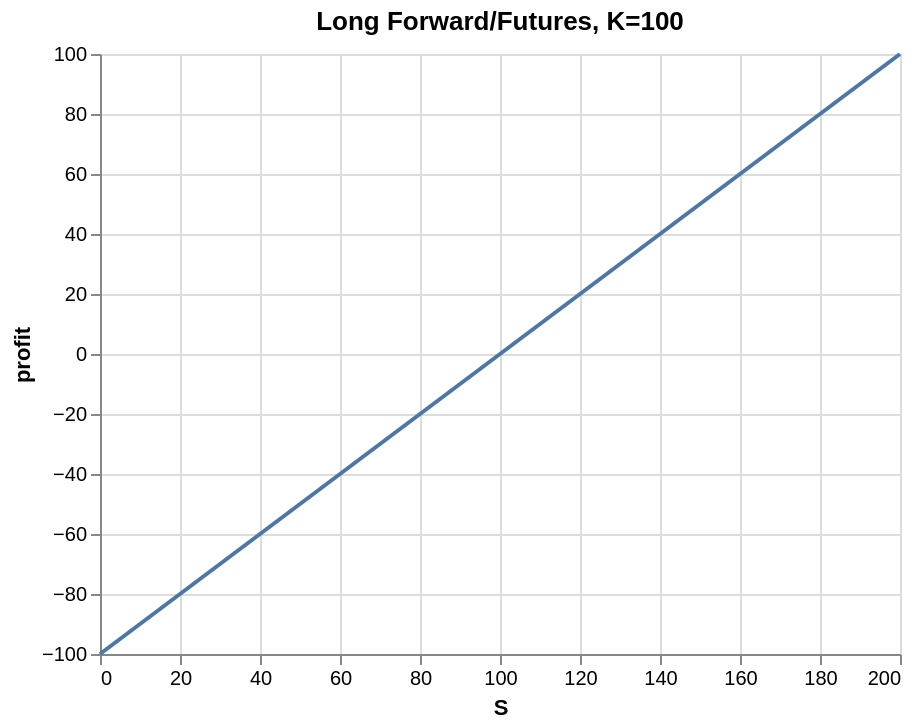

Notebook code cell kept with this figure:
### Markdown cell above
# Forwards and Futures

- Agreement to buy or sell an underlying asset at a later date.
- A **forward/futures contract** represents an **obligation** to trade the agreed upon
asset at a future date.
- A **forward/futures contract** is a derivative contract in which two parties agree that one party, the buyer, will purchase an underlying asset from the other party, the seller, at a later date at a fixed price they agree on when the contract is signed.
- A fixed price, called the **forward/futures price**, at which the underlying will be exchanged.
- The forward/futures price may be different for contracts of different maturities.
- The party that has agreed to **buy** has what is termed a **long** position.
- The party that has agreed to **sell** has what is termed a **short** position.
- The potential loss on a long forward contract can be as great as the full
contract price. 
- For a short forward contract, the loss can be infinite.
- Specifications need to be defined:
    - What can be delivered,
    - Where it can be delivered,
    - When it can be delivered

### Code cell
K = 100
df = pd.DataFrame()
df['S'] = pd.Series(range(0,201))
df['profit'] = df['S'] - K 
alt.Chart(df).mark_line().encode(
    x='S',
    y='profit'
).properties(
    title='Long Forward/Futures, K=100'
)

### Figure 1 — Vega-Lite specification as saved in the notebook (floating-point values rounded to 4 significant figures; data arrays with more than 128 entries replaced by an {"elided": "..."} marker saying what was removed)
{"config": {"view": {"continuousWidth": 400, "continuousHeight": 300}}, "data": {"name": "data-1b6e13f6a78730389118d81d683640a4"}, "mark": "line", "encoding": {"x": {"field": "S", "type": "quantitative"}, "y": {"field": "profit", "type": "quantitative"}}, "title": "Long Forward/Futures, K=100", "$schema": "https://vega.github.io/schema/vega-lite/v4.17.0.json", "datasets": {"data-1b6e13f6a78730389118d81d683640a4": {"elided": "201 records"}}}
